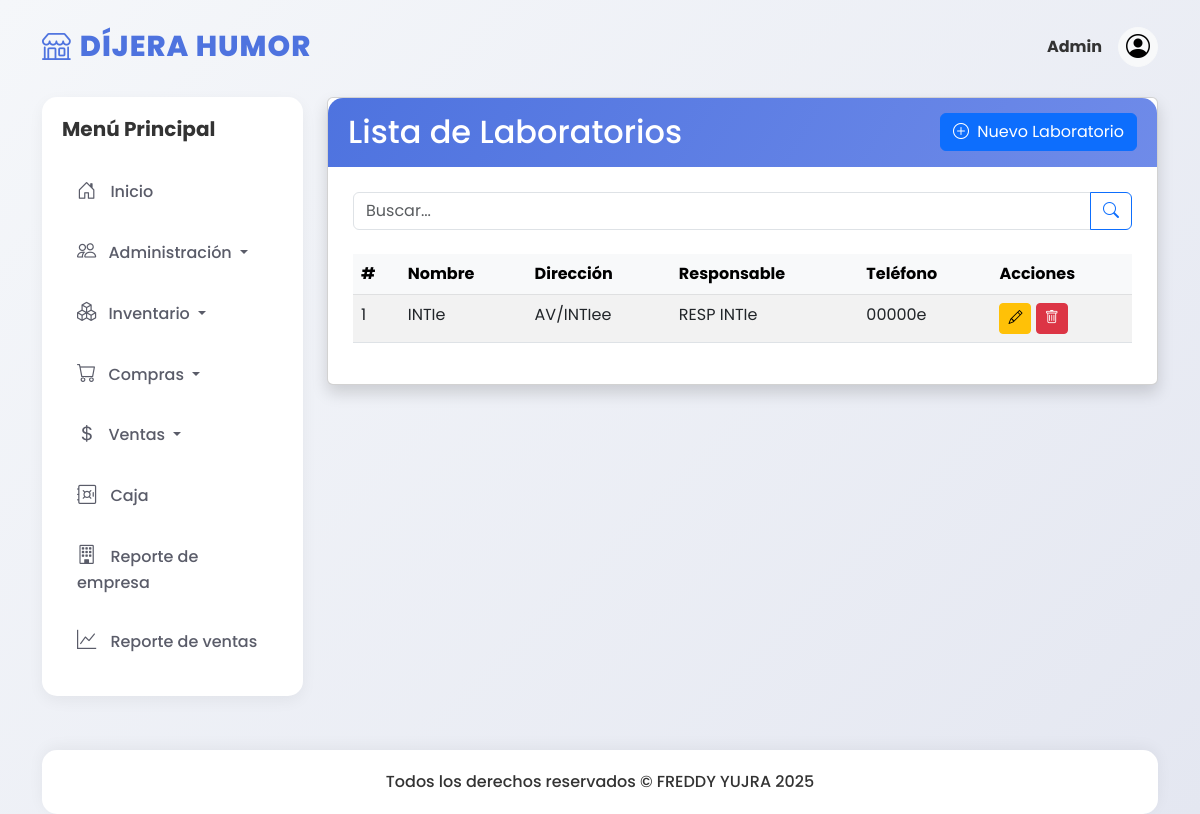
Page /laboratorios/ on the committed database.
### models/laboratorio_model.py (models this page shows, shortened)
class Laboratorio(db.Model):
    __tablename__ = "laboratorios"
    id = db.Column(db.Integer, primary_key=True)
    nombre_lab = db.Column(db.String(150), nullable=False)
    direccion = db.Column(db.String(200))
    responsable = db.Column(db.String(200))
    telefono = db.Column(db.String(20))
    created_at = db.Column(db.DateTime, default=datetime.utcnow)
    updated_at = db.Column(db.DateTime, default=datetime.utcnow, onupdate=datetime.utcnow)
    deleted_at = db.Column(db.DateTime)
    @staticmethod
    def get_all():
        return Laboratorio.query.filter_by(deleted_at=None).all()

### controllers/laboratorio_controller.py (the view)
@laboratorio_bp.route('/')
def index():
    search_query = request.args.get('search', '')
    if search_query:
        laboratorios = Laboratorio.search(search_query)
    else:
        laboratorios = Laboratorio.get_all()
    return laboratorio_view.index(laboratorios, search_query)

### run.py (called while the page is built)
@app.context_processor
def inject_active_path():
    def is_active(path):
        return 'active' if request.path.startswith(path) else ''
    return dict(is_active=is_active)

### views/laboratorio_view.py (called while the page is built)
def index(laboratorios, search_query):
    return render_template('laboratorios/index.html', laboratorios=laboratorios, search_query=search_query)

### templates/laboratorios/index.html (shortened to what this page needs)
{% extends 'base.html' %}
{% block content %}
<div class="card shadow">
  <div class="card-header d-flex justify-content-between align-items-center">
    <h2 class="mb-0">Lista de Laboratorios</h2>
    <a class="btn btn-primary" href="{{ url_for('laboratorio.create') }}">
      <i class="bi bi-plus-circle me-1"></i> Nuevo Laboratorio
    </a>
  </div>
  <div class="card-body">
    <form method="get" action="{{ url_for('laboratorio.index') }}" class="mb-4">
      <div class="input-group">
        <input type="text" class="form-control" placeholder="Buscar..."
               name="search" value="{{ search_query }}">
        <button class="btn btn-outline-primary" type="submit">
          <i class="bi bi-search"></i>
        </button>
      </div>
    </form>
    <div class="table-responsive">
      <table class="table table-striped table-hover">
        <thead class="table-light">
          <tr>
            <th>#</th>
            <th>Nombre</th>
            <th>Dirección</th>
            <th>Responsable</th>
            <th>Teléfono</th>
            <th>Acciones</th>
          </tr>
        </thead>
        <tbody>
          {% for laboratorio in laboratorios %}
          <tr>
            <td>{{ laboratorio.id }}</td>
            <td>{{ laboratorio.nombre_lab }}</td>
            <td>{{ laboratorio.direccion }}</td>
            <td>{{ laboratorio.responsable }}</td>
            <td>{{ laboratorio.telefono }}</td>
            <td>
              <a href="{{ url_for('laboratorio.edit', id=laboratorio.id) }}" class="btn btn-sm btn-warning">
                <i class="bi bi-pencil"></i>
              </a>
              <a href="{{ url_for('laboratorio.delete', id=laboratorio.id) }}" class="btn btn-sm btn-danger"
                 onclick="return confirm('¿Eliminar laboratorio?')">
                <i class="bi bi-trash"></i>
              </a>
            </td>
          </tr>
          {% else %}
          <tr>
            <td colspan="6" class="text-center">No hay laboratorios registrados</td>
          </tr>
          {% endfor %}
        </tbody>
      </table>
    </div>
  </div>
</div>
{% endblock %}

### static/css/dashboard.css (style rules this page uses)
:root { --primary: #4e73df; --secondary: #858796; --success: #1cc88a; --info: #36b9cc; --warning: #f6c23e; --danger: #e74a3b; --light: #f8f9fc; --dark: #5a5c69; }
body { font-family: 'Poppins', sans-serif; background: linear-gradient(135deg, #f5f7fa 0%, #e4e7f1 100%); min-height: 100vh; padding-top: 20px; color: #333; }
.card-header { background: linear-gradient(120deg, #4e73df, #6f8be9); color: white; font-weight: 600; padding: 15px 20px; border-radius: 15px 15px 0 0 !important; border: none; }
.card-body { padding: 25px; }

### rows in the picture
Laboratorio: id "1", nombre_lab "INTIe", direccion "AV/INTIee", responsable "RESP INTIe", telefono "00000e"
